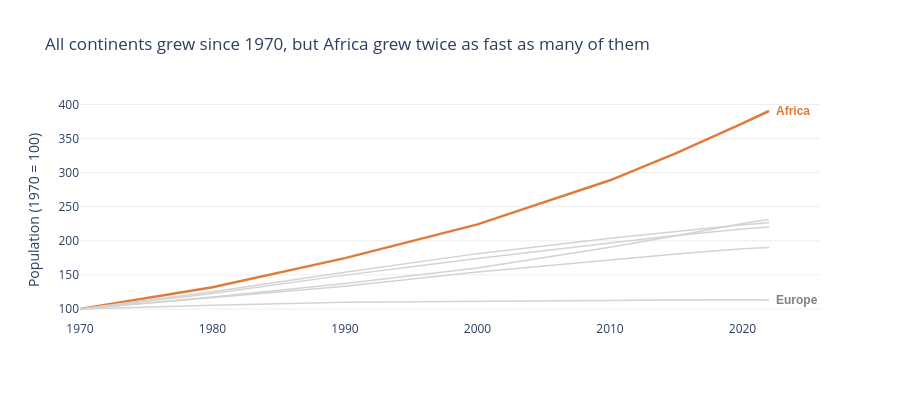

Source (notebook cell):
### Markdown cell above
**Chart choice & justification:** *Which chart did you choose, and why? Justify design choices.

I chose line chart. The question is about change over time and a line can show a trend very well among different years. I set the population of each continent in 1970 equal 100 so all lines start from a common point and compare the growth speed not the size. If I did not do this Asia would be above the all continents. Africa is orange because it is the answer of question and all others are gray to be just a background. Instead of legend I wrote the names just beside the lines and gave the Europe a label because it had the least growth.

### Code cell
# Q1

cont = df_long.groupby(['Continent', 'Year'])['Population'].sum().reset_index()
cont['Growth'] = cont['Population'] / cont.groupby('Continent')['Population'].transform('first') * 100

highlight = 'Africa'
color_map = {c: '#E07B39' if c == highlight else 'lightgrey' for c in cont['Continent'].unique()}

fig = px.line(cont, x='Year', y='Growth', color='Continent',
              color_discrete_map=color_map,
              labels={'Growth': 'Population (1970 = 100)', 'Year': ''},
              title='All continents grew since 1970, but Africa grew twice as fast as many of them',
              template='plotly_white',
              height=400
              )

fig.update_traces(
    line=dict(width=1.5),   
    showlegend=False      
)

fig.update_traces(
    line=dict(width=2.5),
    selector=dict(name=highlight)
)

highlight_label = cont.loc[(cont['Continent'] == highlight) & (cont['Year'] == cont['Year'].max())]

others_label = cont.loc[(cont['Continent'] == 'Europe') & (cont['Year'] == cont['Year'].max())]

fig.add_annotation(
    x=highlight_label['Year'].values[0], y=highlight_label['Growth'].values[0],
    text=highlight, showarrow=False,
    xanchor='left', xshift=5,
    font=dict(color='#E07B39', size=12, weight='bold', family='Arial')
)

fig.add_annotation(
    x=others_label['Year'].values[0], y=others_label['Growth'].values[0],
    text='Europe', showarrow=False,
    xanchor='left', xshift=5,
    font=dict(color='grey', size=12, weight='bold', family='Arial')
)

fig.update_layout(
    yaxis=dict(gridcolor='#EEEEEE'),
    xaxis=dict(showgrid=False)
)

fig.show()

### Figure 1 — Plotly figure (JSON) as saved in the notebook; plotly's stock layout.template omitted (floating-point values rounded to 4 significant figures)
{"data": [{"hovertemplate": "Continent=Africa<br>=%{x}<br>Population (1970 = 100)=%{y}<extra></extra>", "legendgroup": "Africa", "line": {"color": "#E07B39", "dash": "solid", "width": 2.5}, "marker": {"symbol": "circle"}, "mode": "lines", "name": "Africa", "orientation": "v", "showlegend": false, "type": "scatter", "x": [1970, 1980, 1990, 2000, 2010, 2015, 2020, 2022], "xaxis": "x", "y": [100.0, 131.8, 174.6, 224.1, 288.8, 328.7, 372.3, 390.4], "yaxis": "y"}, {"hovertemplate": "Continent=Asia<br>=%{x}<br>Population (1970 = 100)=%{y}<extra></extra>", "legendgroup": "Asia", "line": {"color": "lightgrey", "dash": "solid", "width": 1.5}, "marker": {"symbol": "circle"}, "mode": "lines", "name": "Asia", "orientation": "v", "showlegend": false, "type": "scatter", "x": [1970, 1980, 1990, 2000, 2010, 2015, 2020, 2022], "xaxis": "x", "y": [100.0, 122.9, 149.7, 174.1, 196.7, 207.9, 217.4, 220.1], "yaxis": "y"}, {"hovertemplate": "Continent=Europe<br>=%{x}<br>Population (1970 = 100)=%{y}<extra></extra>", "legendgroup": "Europe", "line": {"color": "lightgrey", "dash": "solid", "width": 1.5}, "marker": {"symbol": "circle"}, "mode": "lines", "name": "Europe", "orientation": "v", "showlegend": false, "type": "scatter", "x": [1970, 1980, 1990, 2000, 2010, 2015, 2020, 2022], "xaxis": "x", "y": [100.0, 105.6, 109.8, 110.7, 112.1, 113.1, 113.7, 113.3], "yaxis": "y"}, {"hovertemplate": "Continent=North America<br>=%{x}<br>Population (1970 = 100)=%{y}<extra></extra>", "legendgroup": "North America", "line": {"color": "lightgrey", "dash": "solid", "width": 1.5}, "marker": {"symbol": "circle"}, "mode": "lines", "name": "North America", "orientation": "v", "showlegend": false, "type": "scatter", "x": [1970, 1980, 1990, 2000, 2010, 2015, 2020, 2022], "xaxis": "x", "y": [100.0, 116.8, 133.6, 154.1, 172.1, 180.8, 188.4, 190.3], "yaxis": "y"}, {"hovertemplate": "Continent=Oceania<br>=%{x}<br>Population (1970 = 100)=%{y}<extra></extra>", "legendgroup": "Oceania", "line": {"color": "lightgrey", "dash": "solid", "width": 1.5}, "marker": {"symbol": "circle"}, "mode": "lines", "name": "Oceania", "orientation": "v", "showlegend": false, "type": "scatter", "x": [1970, 1980, 1990, 2000, 2010, 2015, 2020, 2022], "xaxis": "x", "y": [100.0, 117.7, 137.3, 160.3, 190.5, 207.4, 225.5, 231.2], "yaxis": "y"}, {"hovertemplate": "Continent=South America<br>=%{x}<br>Population (1970 = 100)=%{y}<extra></extra>", "legendgroup": "South America", "line": {"color": "lightgrey", "dash": "solid", "width": 1.5}, "marker": {"symbol": "circle"}, "mode": "lines", "name": "South America", "orientation": "v", "showlegend": false, "type": "scatter", "x": [1970, 1980, 1990, 2000, 2010, 2015, 2020, 2022], "xaxis": "x", "y": [100.0, 125.3, 154.0, 181.2, 203.7, 214.1, 223.7, 226.4], "yaxis": "y"}], "layout": {"annotations": [{"font": {"color": "#E07B39", "family": "Arial", "size": 12, "weight": "bold"}, "showarrow": false, "text": "Africa", "x": 2022, "xanchor": "left", "xshift": 5, "y": 390.4}, {"font": {"color": "grey", "family": "Arial", "size": 12, "weight": "bold"}, "showarrow": false, "text": "Europe", "x": 2022, "xanchor": "left", "xshift": 5, "y": 113.3}], "height": 400, "legend": {"title": {"text": "Continent"}, "tracegroupgap": 0}, "title": {"text": "All continents grew since 1970, but Africa grew twice as fast as many of them"}, "xaxis": {"anchor": "y", "domain": [0, 1], "showgrid": false, "title": {"text": ""}}, "yaxis": {"anchor": "x", "domain": [0, 1], "gridcolor": "#EEEEEE", "title": {"text": "Population (1970 = 100)"}}}}
